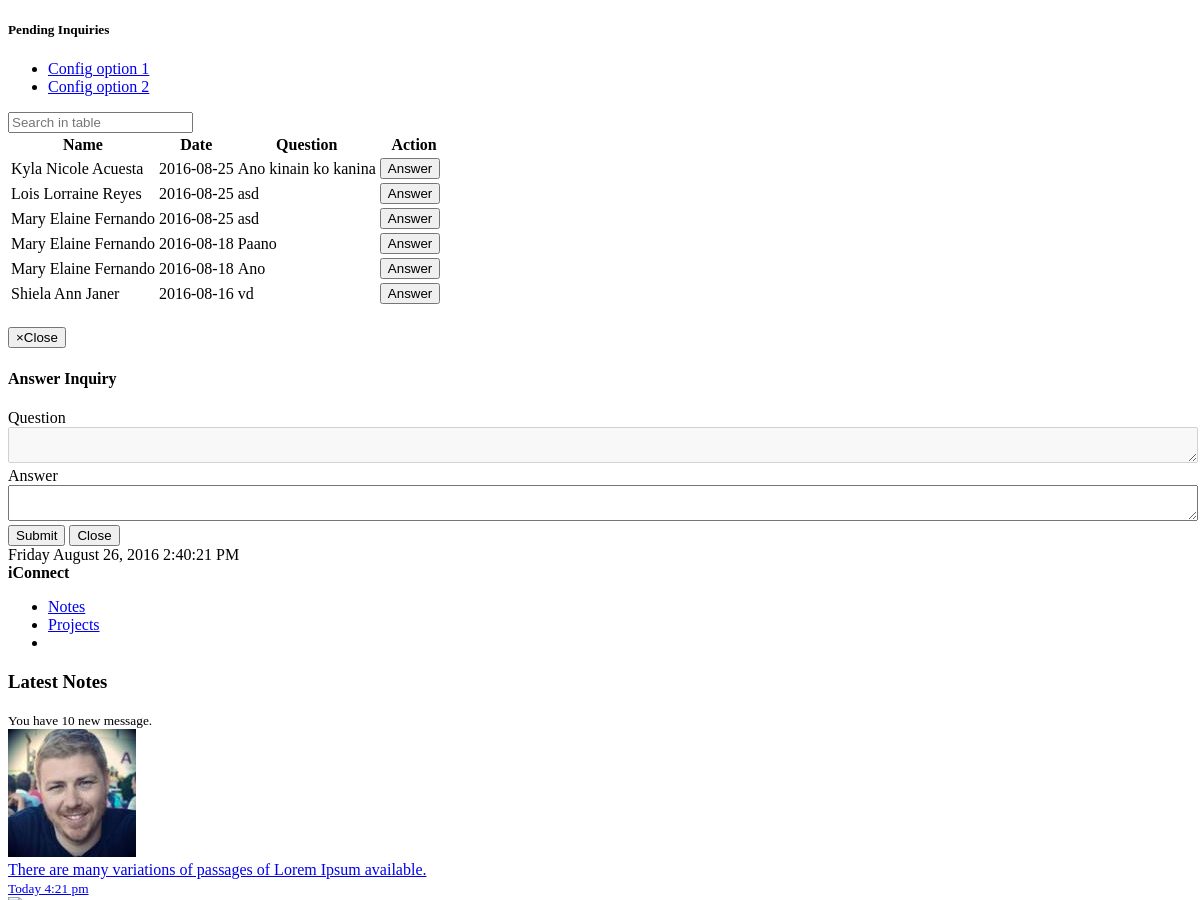
The page /inquiry.php?answered (upper part) on the database as committed earlier.
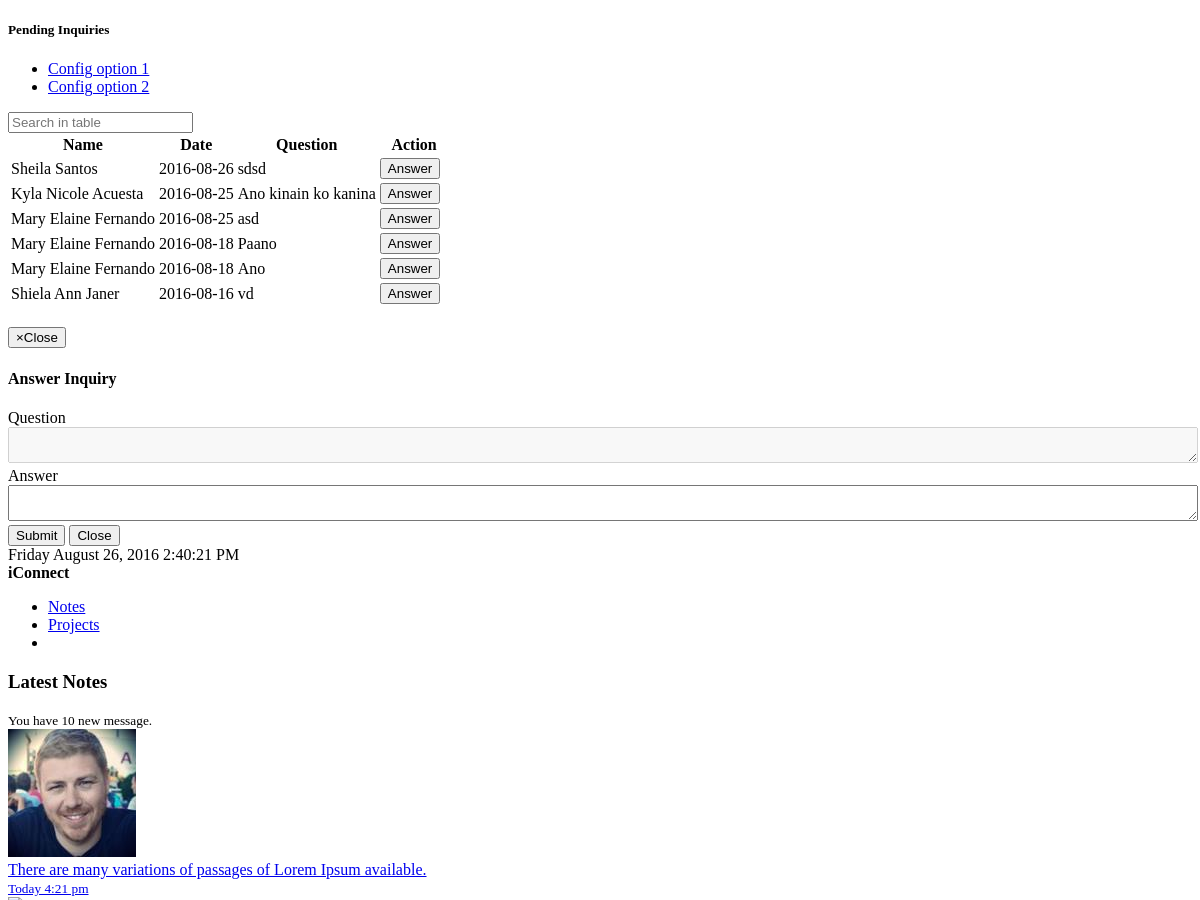
The same page on the database as committed later.
### tables this page shows
CREATE TABLE IF NOT EXISTS `inquiry` (
  `inquiry_id` int(10) NOT NULL,
  `employee_id` varchar(10) NOT NULL,
  `inquiry_date` date NOT NULL,
  `inquiry_question` varchar(200) NOT NULL,
  `inquiry_answerdate` date NOT NULL,
  `inquiry_answer` varchar(200) NOT NULL,
  `inquiry_answeredby` varchar(50) NOT NULL,
  `inquiry_status` varchar(20) NOT NULL DEFAULT 'Pending'
);

CREATE TABLE IF NOT EXISTS `employee` (
  `employee_id` int(10) NOT NULL,
  `employee_lastname` varchar(35) NOT NULL,
  `employee_firstname` varchar(35) NOT NULL,
  `employee_middlename` varchar(35) NOT NULL,
  `employee_gender` varchar(6) NOT NULL,
  `employee_birthday` date NOT NULL,
  `employee_marital` varchar(15) NOT NULL,
  `employee_address` varchar(100) NOT NULL,
  `employee_city` varchar(20) NOT NULL,
  `employee_zip` varchar(10) NOT NULL,
  `employee_email` varchar(255) NOT NULL,
  `employee_cellnum` varchar(15) NOT NULL,
  `employee_type` varchar(20) NOT NULL,
  `employee_jobtitle` varchar(25) NOT NULL,
  `employee_empstatus` varchar(50) NOT NULL,
  `employee_department` varchar(25) NOT NULL,
  `employee_rate` int(6) NOT NULL,
  `employee_taxcode` varchar(9) NOT NULL,
  `employee_dependency` int(2) NOT NULL,
  `employee_sss` varchar(30) NOT NULL,
  `employee_philhealth` varchar(30) NOT NULL,
  `employee_pagibig` varchar(30) NOT NULL,
  `employee_tin` varchar(30) NOT NULL,
  `employee_shift` varchar(20) NOT NULL,
  `employee_datehired` date NOT NULL,
  `employee_restday` varchar(30) NOT NULL,
  `employee_password` varchar(25) NOT NULL,
  `employee_payslippassword` varchar(50) NOT NULL,
  `employee_sickleave` int(2) NOT NULL DEFAULT '0',
  `employee_vacationleave` int(2) NOT NULL DEFAULT '0',
  `employee_incentive` int(2) NOT NULL DEFAULT '0',
  `employee_maternityleave` int(2) NOT NULL DEFAULT '0',
  `employee_paternityleave` int(2) NOT NULL DEFAULT '0',
  `employee_singleparentleave` int(2) NOT NULL DEFAULT '0',
  `employee_status` varchar(10) NOT NULL DEFAULT 'active',
  `employee_team` varchar(50) NOT NULL,
  `employee_team1` varchar(100) NOT NULL,
  `employee_team2` varchar(100) NOT NULL,
  `employee_team3` varchar(100) NOT NULL,
  `employee_level` int(3) NOT NULL,
  `date_start` date NOT NULL,
  `date_end` date NOT NULL,
  `image` longblob NOT NULL,
  `cutoff` varchar(50) NOT NULL,
  `test` varchar(999) NOT NULL,
  `test_idate` date NOT NULL,
  `test_edate` date NOT NULL,
  `loan` varchar(999) NOT NULL,
  `loan_idate` date NOT NULL,
  `loan_edate` date NOT NULL,
  `account_number` int(200) NOT NULL
);

### inquiry.php (the view, shortened to what this page needs)
<!DOCTYPE html>
<html>
	<head>
		<link rel="stylesheet" type="text/css" href="sweetalert2-master/dist/sweetalert2.css">
	</head>
	<body>
		<div class="row">
			<div class="col-lg-12">
				<div class="ibox float-e-margins">
					<div class="ibox-title">
						<h5>Pending Inquiries</h5>
						<div class="ibox-tools">
							<ul class="dropdown-menu dropdown-user">
								<li><a href="#">Config option 1</a>
								</li>
								<li><a href="#">Config option 2</a>
								</li>
							</ul>
						</div>
					</div>
					<div class="ibox-content">
                        <input type="text" class="form-control input-sm m-b-xs" id="filter"
                                   placeholder="Search in table">
						<?php
							include('dbconfig.php');
							if ($result = $mysqli->query("SELECT * FROM inquiry RIGHT JOIN employee ON employee.employee_id = inquiry.employee_id WHERE inquiry_status = 'Pending' ORDER BY inquiry_date DESC"))
							{
								if ($result->num_rows > 0)
								{
									echo "<table class='footable table table-stripped' data-page-size='20' data-limit-navigation='5' data-filter=#filter>";
									echo "<thead>";
									echo "<tr>";
									echo "<th>Name</th>";
									echo "<th>Date</th>";
									echo "<th>Question</th>";
									echo "<th style='text-align:center'>Action</th>";
									echo "</tr>";
									echo "</thead>";
									echo "<tfoot>";
									echo "<tr>";
									echo "<td colspan='7'>";
									echo "</td>";
									echo "</tr>";
									echo "</tfoot>";
									while ($row = mysqli_fetch_object($result))
									{
										echo "<tr class = 'josh'>";
										echo "<td>" .$row->employee_firstname . " " . $row->employee_lastname . "</td>";
										echo "<td >" . date("Y-m-d",strtotime($row->inquiry_date)) . "</td>";
										echo "<td>" . $row->inquiry_question . "</td>";
										$question =htmlentities($row->inquiry_question);
										$answer = htmlentities($row->inquiry_answer);
										echo '<td style="text-align:center"><a href="#" data-toggle="modal" data-target="#myModal4" data-inqid="'.$row->inquiry_id.'" data-quest="'.$question.'" data-answer="'.$answer.'" class = "answerdialog">';
										echo "<button class='btn btn-info' name = 'edit' type='button'><i class='fa fa-paste'></i> Answer</button></a>&nbsp;&nbsp;";
										echo "</td>";
										echo "</tr>";
									}
									echo "</table>";
								}
							}
						?>
					</div>
				</div>
			</div>
        </div>
		<div class="modal inmodal fade" id="myModal4" tabindex="-1" role="dialog"  aria-hidden="true">
			<div class="modal-dialog">
				<div class="modal-content">
					<div class="modal-header">
						<button type="button" class="close" data-dismiss="modal"><span aria-hidden="true">&times;</span><span class="sr-only">Close</span></button>
						<h4 class="modal-title">Answer Inquiry</h4>
					</div>
					<div class="modal-body">
						<div class="ibox-content">
							<form id = "myForm" method="POST" action = "answerinquiry.php" class="form-horizontal">
								<div class="form-group">
									<label class="col-sm-2 control-label">Question</label>
									<div class="col-md-10">
									<textarea id = "quest" class="form-control" style="min-width: 100%" disabled></textarea>
									</div>
								</div>
								<div class="form-group">
									<label class="col-sm-2 control-label">Answer</label>
									<div class="col-md-10">
									<textarea  id = "answer" name = "answer1" class="form-control" style="min-width: 100%" required=""></textarea>
									</div>
								</div>
						</div>
					</div>
					<div class="modal-footer">
						<button type="submit" class="btn btn-primary" id = "submit">Submit</button>
						<button type="button" class="btn btn-white" data-dismiss="modal">Close</button>
					</div>
				</div>
			</div>
		</div>
		<?php
			include('menufooter.php');
		?>
	</body>
</html>

Rows that differ between the two databases and show on the page:
no longer on this page (row edited): inquiry: employee.employee_firstname "Lois Lorraine", employee.employee_lastname "Reyes", inquiry_date "2016-08-25", inquiry_question "asd"
added inquiry: employee.employee_firstname "Sheila", employee.employee_lastname "Santos", inquiry_date "2016-08-26", inquiry_question "sdsd"
